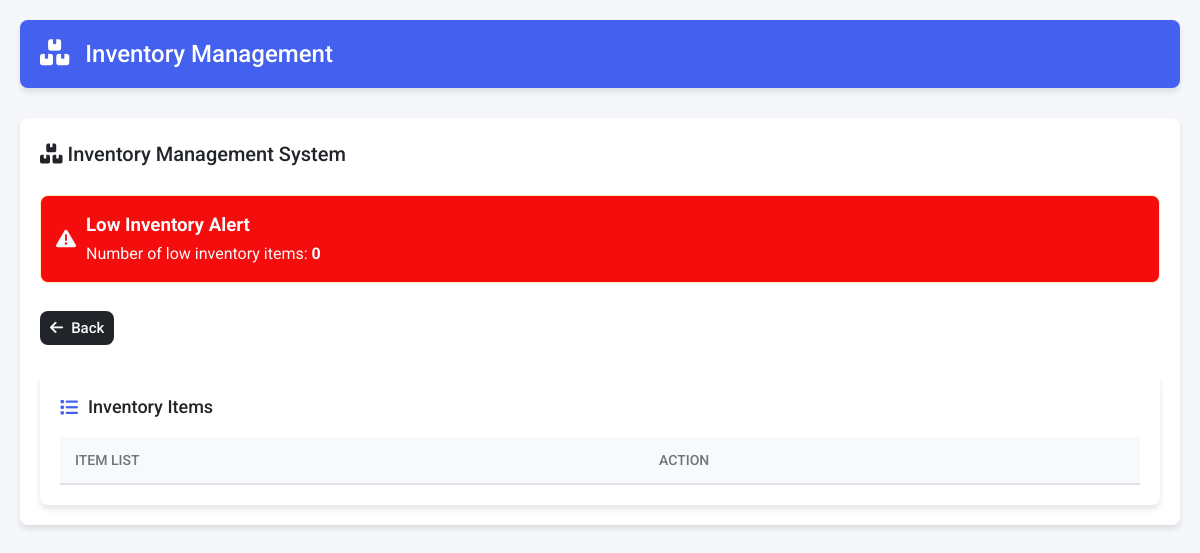
Page /low_inventory_list on the earlier database version.
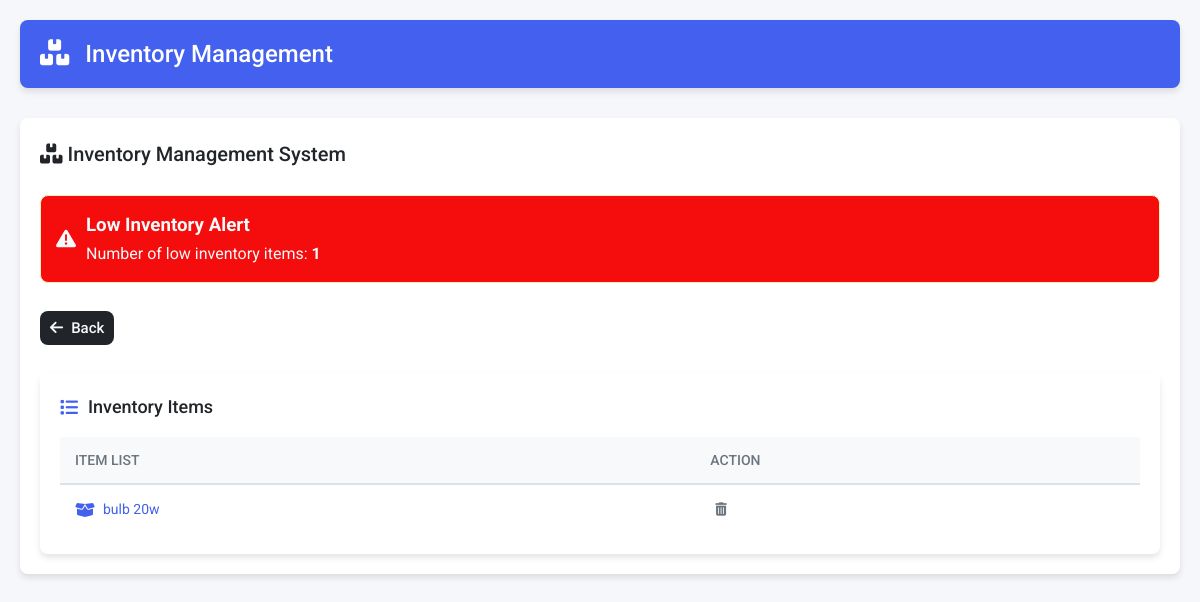
Same page on the later database version.
### tables this page shows
CREATE TABLE items
                     (id INTEGER PRIMARY KEY AUTOINCREMENT,
                      name TEXT UNIQUE,
                      item_type TEXT,
                      item_unit TEXT,
                      minimum_inventory REAL,
                      current_inventory REAL check(current_inventory >= 0) default 0,
                      init_inventory_pm REAL,
                      updated_at TIMESTAMP DEFAULT CURRENT_TIMESTAMP,
                      has_rolls INTEGER BOOLEAN DEFAULT 0,
                      custom_fields TEXT);

### app.py (the view)
@app.route('/low_inventory_list' , methods = ['GET'])
def low_inventory_list():
    conn = get_db_connection()
    try:
        c = conn.cursor()
        quary = f'select count(*) from items where minimum_inventory >= current_inventory'
        c.execute(quary)
        no_of_low_inv_item = c.fetchone()
        quary = f'select id , name from items where minimum_inventory >= current_inventory'
        c.execute(quary)
        items = c.fetchall()
    except Exception as e:
        conn.rollback()
        return f"Error deleting entry: {e}", 500
    finally:
        conn.close()
    return render_template('low_inventory_list.html' , items = items , no_of_low_inv_item = no_of_low_inv_item)

### app.py (called while the page is built)
@app.context_processor
def inject_datetime():
    return {'datetime': datetime}

def get_db_connection():
    conn = sqlite3.connect(DATABASE)
    conn.execute("PRAGMA foreign_keys = ON")
    return conn

### templates/low_inventory_list.html
{% extends "base.html" %}
{% block content %}
<div class="dashboard-container">
    <div class="dashboard-header">
        <h2><i class="fas fa-boxes"></i> Inventory Management System</h2>
    </div>
    <div class="alert alert-warning">
        <i class="fas fa-exclamation-triangle"></i>
        <div>
            <h3>Low Inventory Alert</h3>
            <p>Number of low inventory items: <strong>{{ no_of_low_inv_item[0] }}</strong></p>
        </div>
    </div>
     <a href="{{ url_for('index') }}" class="btn btn-back">
                <i class="fas fa-arrow-left"></i> Back
        </a>
    <div class="inventory-table-container">
        <h2><i class="fas fa-list"></i> Inventory Items</h2>
        <table class="inventory-table">
            <thead>
                <tr>
                    <th>ITEM LIST</th>
                    <th>ACTION</th>
                </tr>
            </thead>
            <tbody>
                {% for item in items %}
                <tr>
                    <td>
                        <a href="{{ url_for('item_form', item_id=item[0]) }}" class="item-link">
                            <i class="fas fa-box-open"></i> {{ item[1] }}
                        </a>
                    </td>
                    <td class="actions">
                        <form method="POST" action="{{ url_for('delete_item', item_id=item[0]) }}"
                            onsubmit="return confirm('Are you sure you want to delete this item?');">
                            <button type="submit" class="btn-icon danger">
                                <i class="fas fa-trash-alt"></i>
                            </button>
                        </form>
                    </td>
                </tr>
                {% endfor %}
            </tbody>
        </table>
    </div>
</div>
{% endblock %}

Differences in the rows shown:
now on this page (row edited): items: name "bulb 20w"
Other differences:
{{ no_of_low_inv_item[0] }}: "0" → "1"
